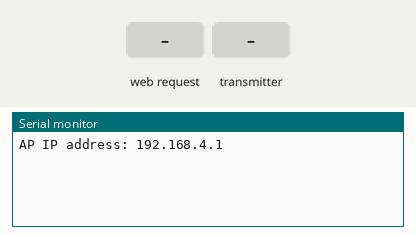
Recording of a sketch running on a simulated ESP32. On the bench: the last lines printed to the serial monitor. The inputs (shaded band) are chosen by the test bench.

Above: at 1.2 s.
1.3 s: HTTP request GET /addDevice received
At 2.1 s:
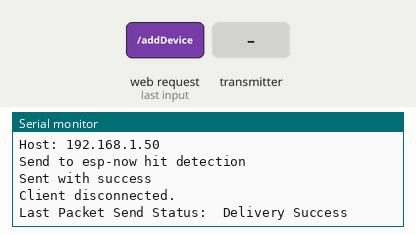
2.8 s: the transmitter starts sending id = 0
At 3.11 s:
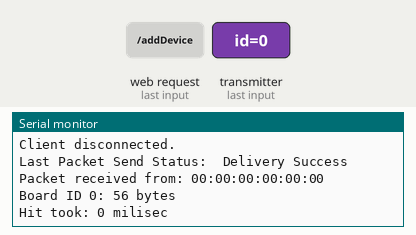
4.3 s: HTTP request GET /addDevice received
At 4.61 s:
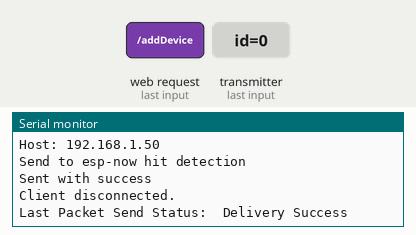

The sketch:

wifi_server.ino
```cpp
#include <esp_now.h>
#include <WiFi.h>

// Network credentials and Wifi setup
const char* ssid = "MATTS";
const char* password = "123456789";
WiFiServer server(80);
// Variable to store the HTTP request
String header;

uint8_t clientAddress[] = {0x10, 0x97, 0xBD, 0xE2, 0xD6, 0xB8};
uint8_t masterAddress[] = {0xAC, 0x67, 0xB2, 0x53, 0x88, 0xCD};

//Message Structure and stored message
typedef struct struct_message {
  int id;
  unsigned  long milis;
  uint8_t* mac[6];
} struct_message;
struct_message myData;


// ESP-NOW message Handler
void OnDataRecv(const uint8_t * mac_addr, const uint8_t *incomingData, int len) {
  // Copies the sender mac address to a string
  char macStr[18];
  Serial.print("Packet received from: ");
  snprintf(macStr, sizeof(macStr), "%02x:%02x:%02x:%02x:%02x:%02x",
           mac_addr[0], mac_addr[1], mac_addr[2], mac_addr[3], mac_addr[4], mac_addr[5]);
  Serial.println(macStr);
  memcpy(&myData, incomingData, sizeof(myData));
  Serial.printf("Board ID %u: %u bytes\n", myData.id, len);
  Serial.printf("Hit took: %u milisec\n", myData.milis, len);
  Serial.println();
}

//ESP-NOW message sender
void OnDataSent(const uint8_t *mac_addr, esp_now_send_status_t status) {
  Serial.print("\r\nLast Packet Send Status:\t");
  Serial.println(status == ESP_NOW_SEND_SUCCESS ? "Delivery Success" : "Delivery Fail");
}

void addPeer() {
  esp_now_peer_info_t peerInfo;
  memcpy(peerInfo.peer_addr, clientAddress, 6);
  peerInfo.encrypt = false;
  peerInfo.ifidx=WIFI_IF_AP;

  //Add peer
  if (esp_now_add_peer(&peerInfo) != ESP_OK) {
    Serial.println("Failed to add peer");
    return;
  }
}

void setup() {
  // Initialize Serial Monitor
  Serial.begin(115200);

  //WIFI setup
  WiFi.softAP(ssid, password);
  IPAddress IP = WiFi.softAPIP();
  Serial.print("AP IP address: ");
  Serial.println(IP);
  server.begin();

  // Init ESP-NOW
  if (esp_now_init() != ESP_OK) {
    Serial.println("Error initializing ESP-NOW");
    return;
  }

  //This will be moved to an http request handler
  addPeer();


  //Register the incoming and outgoing esp-now handlers
  esp_now_register_recv_cb(OnDataRecv);
  esp_now_register_send_cb(OnDataSent);
}

void loop() {
  WiFiClient client = server.available();   // Listen for incoming clients

  if (client) {                             // If a new client connects,
    Serial.println("New Client.");          // print a message out in the serial port
    String currentLine = "";                // make a String to hold incoming data from the client
    while (client.connected()) {            // loop while the client's connected
      if (client.available()) {             // if there's bytes to read from the client,
        char c = client.read();             // read a byte, then
        Serial.write(c);                    // print it out the serial monitor
        header += c;
        if (c == '\n') {                    // if the byte is a newline character
          // if the current line is blank, you got two newline characters in a row.
          // that's the end of the client HTTP request, so send a response:
          if (currentLine.length() == 0) {
            // HTTP headers always start with a response code (e.g. HTTP/1.1 200 OK)
            // and a content-type so the client knows what's coming, then a blank line:
            client.println("HTTP/1.1 200 OK");
            client.println("Content-type:text/html");
            client.println("Connection: close");
            client.println();

            //Handler of HTML
            if (header.indexOf("GET /addDevice") >= 0) {
              Serial.println("Send to esp-now hit detection");
              memcpy(&myData.mac,masterAddress,sizeof(masterAddress));
              esp_err_t result = esp_now_send(clientAddress, (uint8_t *) &myData, sizeof(myData));
              if (result == ESP_OK) {
                Serial.println("Sent with success");
              }
              else {
                Serial.println("Error sending the data");
              }
            }

            /*
            // Display the HTML web page
            client.println("<!DOCTYPE html><html>");
            client.println("<head><meta name=\"viewport\" content=\"width=device-width, initial-scale=1\">");
            client.println("<link rel=\"icon\" href=\"data:,\">");
            // CSS to style the on/off buttons
            // Feel free to change the background-color and font-size attributes to fit your preferences
            client.println("<style>html { font-family: Helvetica; display: inline-block; margin: 0px auto; text-align: center;}");
            client.println(".button { background-color: #4CAF50; border: none; color: white; padding: 16px 40px;");
            client.println("text-decoration: none; font-size: 30px; margin: 2px; cursor: pointer;}");
            client.println(".button2 {background-color: #555555;}</style></head>");

            // Web Page Heading
            client.println("<body><h1>ESP32 Web Server</h1>");

            // Display current state, and ON/OFF buttons for GPIO 26
            client.println("<p>GPIO 26 - State </p>");
            // If the output26State is off, it displays the ON button

            client.println("<p><a href=\"/26/off\"><button class=\"button button2\">OFF</button></a></p>");
            client.println("</body></html>");

            */

            // The HTTP response ends with another blank line
            client.println();
            // Break out of the while loop
            break;
          } else { // if you got a newline, then clear currentLine
            currentLine = "";
          }
        } else if (c != '\r') {  // if you got anything else but a carriage return character,
          currentLine += c;      // add it to the end of the currentLine
        }
      }
    }
    // Clear the header variable
    header = "";
    // Close the connection
    client.stop();
    Serial.println("Client disconnected.");
    Serial.println("");
  }
}
```

Measured:
- after the input at 1.3 s, the serial monitor: prints a new line at once (image 1)
- after the input at 2.8 s, the serial monitor: prints a new line at once (image 2)
- after the input at 4.3 s, the serial monitor: prints a new line at once (image 3)
